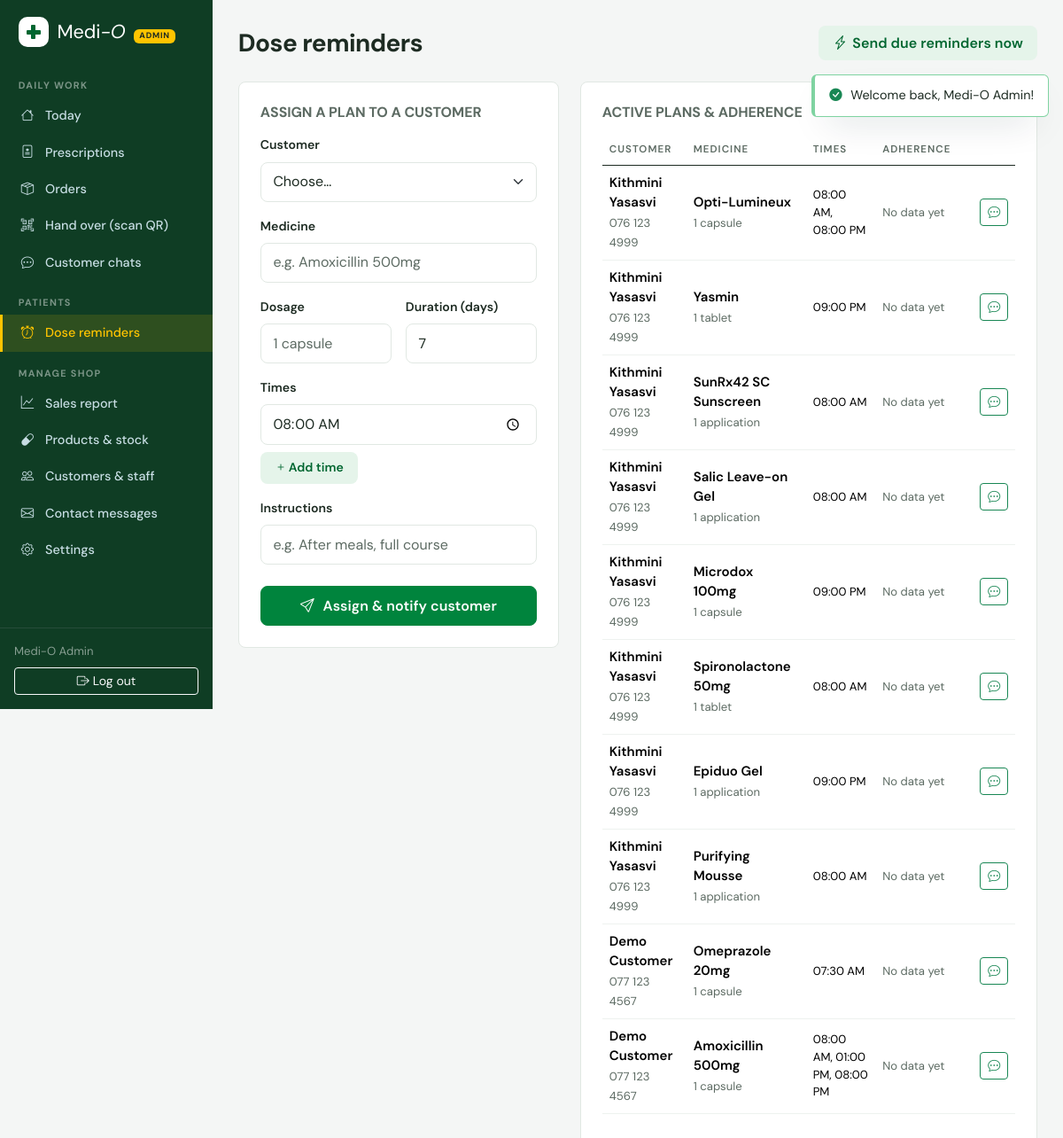
Before: /staff/medications.php (signed in) with the older database file.
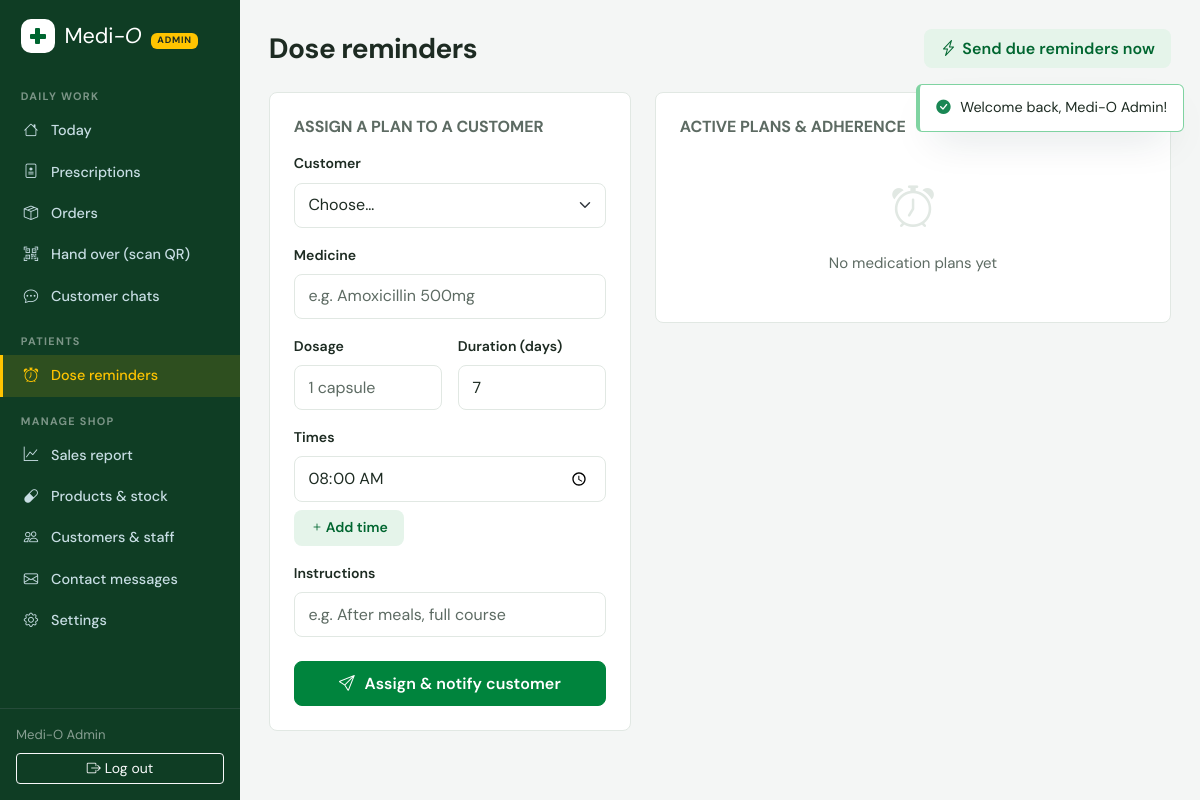
After: the same page with the newer database file.
### tables this page shows
CREATE TABLE `users` (
  `id` int(10) unsigned NOT NULL AUTO_INCREMENT,
  `name` varchar(120) NOT NULL,
  `email` varchar(190) DEFAULT NULL,
  `phone` varchar(20) DEFAULT NULL,
  `password_hash` varchar(255) DEFAULT NULL,
  `google_id` varchar(64) DEFAULT NULL,
  `avatar` varchar(500) DEFAULT NULL,
  `address` text DEFAULT NULL,
  `role` enum('customer','pharmacist','admin') NOT NULL DEFAULT 'customer',
  `qr_token` char(40) NOT NULL,
  `email_verified` tinyint(1) NOT NULL DEFAULT 0,
  `phone_verified` tinyint(1) NOT NULL DEFAULT 0,
  `reset_token` varchar(64) DEFAULT NULL,
  `reset_expires` datetime DEFAULT NULL,
  `created_at` timestamp NOT NULL DEFAULT current_timestamp(),
  PRIMARY KEY (`id`),
  UNIQUE KEY `uq_users_qr` (`qr_token`),
  UNIQUE KEY `uq_users_email` (`email`),
  UNIQUE KEY `uq_users_phone` (`phone`),
  UNIQUE KEY `uq_users_google` (`google_id`)
);

CREATE TABLE `medications` (
  `id` int(10) unsigned NOT NULL AUTO_INCREMENT,
  `user_id` int(10) unsigned NOT NULL,
  `prescription_id` int(10) unsigned DEFAULT NULL,
  `name` varchar(200) NOT NULL,
  `dosage` varchar(100) DEFAULT NULL,
  `instructions` text DEFAULT NULL,
  `start_date` date NOT NULL,
  `end_date` date DEFAULT NULL,
  `active` tinyint(1) NOT NULL DEFAULT 1,
  `created_by` int(10) unsigned DEFAULT NULL,
  `created_at` timestamp NOT NULL DEFAULT current_timestamp(),
  PRIMARY KEY (`id`),
  KEY `idx_med_user` (`user_id`),
  KEY `fk_med_rx` (`prescription_id`),
  KEY `fk_med_creator` (`created_by`),
  CONSTRAINT `fk_med_creator` FOREIGN KEY (`created_by`) REFERENCES `users` (`id`) ON DELETE SET NULL,
  CONSTRAINT `fk_med_rx` FOREIGN KEY (`prescription_id`) REFERENCES `prescriptions` (`id`) ON DELETE SET NULL,
  CONSTRAINT `fk_med_user` FOREIGN KEY (`user_id`) REFERENCES `users` (`id`) ON DELETE CASCADE
);

### includes/helpers.php (called while the page is built, shortened)
<?php
function e(?string $s): string
{
    return htmlspecialchars($s ?? '', ENT_QUOTES, 'UTF-8');
}
function url(string $path = ''): string
{
    return BASE_URL . '/' . ltrim($path, '/');
}
function pretty_phone(?string $phone): string
{
    if (preg_match('/^94(\d{2})(\d{3})(\d{4})$/', $phone, $m)) {
        return '0' . $m[1] . ' ' . $m[2] . ' ' . $m[3];
    }
    return $phone;
}

### includes/db.php (called while the page is built)
<?php
function db(): PDO
{
    static $pdo = null;
    if ($pdo === null) {
        $pdo = new PDO(
            'mysql:host=' . DB_HOST . ';dbname=' . DB_NAME . ';charset=utf8mb4',
            DB_USER,
            DB_PASS,
            [
                PDO::ATTR_ERRMODE => PDO::ERRMODE_EXCEPTION,
                PDO::ATTR_DEFAULT_FETCH_MODE => PDO::FETCH_ASSOC,
                PDO::ATTR_EMULATE_PREPARES => false,
            ]
        );
    }
    return $pdo;
}
function q(string $sql, array $params = []): PDOStatement
{
    $st = db()->prepare($sql);
    $st->execute($params);
    return $st;
}
function q_one(string $sql, array $params = []): ?array
{
    $row = q($sql, $params)->fetch();
    return $row === false ? null : $row;
}
function q_all(string $sql, array $params = []): array
{
    return q($sql, $params)->fetchAll();
}
function q_val(string $sql, array $params = [])
{
    $v = q($sql, $params)->fetchColumn();
    return $v === false ? null : $v;
}

### includes/auth.php (called while the page is built, shortened)
<?php
function current_user(): ?array
{
    static $user = false;
    if ($user === false) {
        $user = null;
        if (!empty($_SESSION['user_id'])) {
            $user = q_one('SELECT * FROM users WHERE id = ?', [$_SESSION['user_id']]);
        }
    }
    return $user;
}
function is_admin(): bool
{
    $u = current_user();
    return $u && $u['role'] === 'admin';
}
function require_login(): array
{
    $u = current_user();
    return $u;
}
function require_staff(): array
{
    $u = require_login();
    return $u;
}

### staff/medications.php (the view, shortened to what this page needs)
<?php
require_once __DIR__ . '/../components/staff-header.php';
$plans = q_all("SELECT m.*, u.name AS customer, u.phone,
                GROUP_CONCAT(TIME_FORMAT(t.time_of_day,'%h:%i %p') ORDER BY t.time_of_day SEPARATOR ', ') AS times,
                (SELECT COUNT(*) FROM medication_logs l WHERE l.medication_id=m.id AND l.status='taken') AS taken,
                (SELECT COUNT(*) FROM medication_logs l WHERE l.medication_id=m.id AND l.status IN ('taken','skipped','sent')) AS total
                FROM medications m
                JOIN users u ON u.id=m.user_id
                LEFT JOIN medication_times t ON t.medication_id=m.id
                GROUP BY m.id ORDER BY m.id DESC LIMIT 100");
?>
<div class="d-flex flex-wrap justify-content-between align-items-center gap-2 mb-4">
  <h1 class="h3 fw-bold mb-0">Dose reminders</h1>
  <a class="btn mo-btn-soft" href="<?= url('cron/send-reminders.php') ?>" target="_blank">
    <i class="bi bi-lightning-charge me-1"></i>Send due reminders now</a>
</div>
<div class="row g-4">
  <div class="col-lg-5">
    <div class="mo-card p-4">
      <h2 class="h6 fw-bold text-uppercase text-muted mb-3">Assign a plan to a customer</h2>
      <form method="post">
        <div class="mb-3">
          <label class="form-label fw-semibold">Customer</label>
          <select name="user_id" class="form-select" required>
            <option value="">Choose…</option>
          </select>
        </div>
        <div class="mb-3">
          <label class="form-label fw-semibold">Medicine</label>
          <input name="name" class="form-control" required placeholder="e.g. Amoxicillin 500mg">
        </div>
        <div class="row g-3 mb-3">
          <div class="col-6">
            <label class="form-label fw-semibold">Dosage</label>
            <input name="dosage" class="form-control" placeholder="1 capsule">
          </div>
          <div class="col-6">
            <label class="form-label fw-semibold">Duration (days)</label>
            <input type="number" name="days" class="form-control" value="7" min="1" max="365">
          </div>
        </div>
        <div class="mb-3">
          <label class="form-label fw-semibold">Times</label>
          <div id="timesBox" class="d-flex flex-column gap-2">
            <input type="time" name="times[]" class="form-control" value="08:00" required>
          </div>
          <button type="button" class="btn btn-sm mo-btn-soft mt-2" id="addTime"><i class="bi bi-plus"></i> Add time</button>
        </div>
        <div class="mb-4">
          <label class="form-label fw-semibold">Instructions</label>
          <input name="instructions" class="form-control" placeholder="e.g. After meals, full course">
        </div>
        <button class="btn mo-btn w-100"><i class="bi bi-send me-2"></i>Assign &amp; notify customer</button>
      </form>
    </div>
  </div>
  <div class="col-lg-7">
    <div class="mo-card p-4">
      <h2 class="h6 fw-bold text-uppercase text-muted mb-3">Active plans &amp; adherence</h2>
      <?php if (!$plans): ?>
        <div class="mo-empty py-4"><i class="bi bi-alarm"></i>No medication plans yet</div>
      <?php else: ?>
        <div class="table-responsive">
          <table class="table mo-table table-hover align-middle">
            <thead><tr><th>Customer</th><th>Medicine</th><th>Times</th><th>Adherence</th><th></th></tr></thead>
            <tbody>
              <?php foreach ($plans as $p):
                  $pct = $p['total'] > 0 ? round($p['taken'] / $p['total'] * 100) : null; ?>
                <tr class="<?= $p['active'] ? '' : 'opacity-50' ?>">
                  <td>
                    <div class="fw-semibold"><?= e($p['customer']) ?></div>
                    <small class="text-muted"><?= e(pretty_phone($p['phone'])) ?></small>
                  </td>
                  <td>
                    <div class="fw-semibold"><?= e($p['name']) ?></div>
                    <small class="text-muted"><?= e($p['dosage'] ?? '') ?></small>
                  </td>
                  <td class="small"><?= e($p['times'] ?? '—') ?></td>
                  <td style="min-width:110px">
                    <?php if ($pct === null): ?>
                      <span class="text-muted small">No data yet</span>
                    <?php else: ?>
                      <div class="progress" style="height:8px"><div class="progress-bar <?= $pct >= 70 ? 'bg-success' : ($pct >= 40 ? 'bg-warning' : 'bg-danger') ?>" style="width:<?= $pct ?>%"></div></div>
                      <small class="text-muted"><?= $p['taken'] ?>/<?= $p['total'] ?> doses (<?= $pct ?>%)</small>
                    <?php endif; ?>
                  </td>
                  <td>
                    <?php if ($p['phone']): ?>
                      <a class="btn btn-sm btn-outline-success" target="_blank" rel="noopener"
                         href="<?= url('staff/chat.php?user=' . $p['user_id']) ?>" title="Message in chat">
                        <i class="bi bi-chat-dots"></i></a>
                    <?php endif; ?>
                  </td>
                </tr>
              <?php endforeach; ?>
            </tbody>
          </table>
        </div>
      <?php endif; ?>
    </div>
  </div>
</div>
<?php require_once __DIR__ . '/../components/staff-footer.php'; ?>

### components/staff-header.php (shortened to what this page needs)
<?php
$staff = require_staff();
$pendingRx = (int)q_val("SELECT COUNT(*) FROM prescriptions WHERE status='pending'");
$openOrders = (int)q_val("SELECT COUNT(*) FROM orders WHERE status IN ('placed','processing')");
$unreadChats = (int)q_val('SELECT COALESCE(SUM(staff_unread),0) FROM chat_conversations');
$nav = [
    'Daily work' => [
        ['staff/index.php', 'bi-house', 'Today', null],
        ['staff/prescriptions.php', 'bi-file-medical', 'Prescriptions', $pendingRx],
        ['staff/orders.php', 'bi-box-seam', 'Orders', $openOrders],
        ['staff/scan.php', 'bi-qr-code-scan', 'Hand over (scan QR)', null],
        ['staff/chat.php', 'bi-chat-dots', 'Customer chats', $unreadChats],
    ],
    'Patients' => [
        ['staff/medications.php', 'bi-alarm', 'Dose reminders', null],
    ],
];
if (is_admin()) {
    $nav['Manage shop'] = [
        ['admin/index.php', 'bi-graph-up', 'Sales report', null],
        ['admin/products.php', 'bi-capsule', 'Products & stock', null],
        ['admin/users.php', 'bi-people', 'Customers & staff', null],
        ['admin/inquiries.php', 'bi-envelope', 'Contact messages', null],
        ['admin/settings.php', 'bi-gear', 'Settings', null],
    ];
}
$curPath = substr($_SERVER['SCRIPT_NAME'], strlen(parse_url(BASE_URL, PHP_URL_PATH) ?: '') + 1);
?>
<!DOCTYPE html>
<html lang="en">
<head>
<link href="https://cdn.jsdelivr.net/npm/bootstrap@5.3.3/dist/css/bootstrap.min.css" rel="stylesheet">
<link href="https://cdn.jsdelivr.net/npm/bootstrap-icons@1.11.3/font/bootstrap-icons.min.css" rel="stylesheet">
<link href="<?= url('assets/css/app.css') ?>?v=<?= filemtime(dirname(__DIR__) . '/assets/css/app.css') ?>" rel="stylesheet">
</head>
<body>
<div class="mo-staff-wrap">
  <aside class="mo-sidebar">
    <a class="brand" href="<?= url('index.php') ?>">
      <span class="mo-logo"><i class="bi bi-capsule"></i></span>
      <span>Medi<em>-O</em> <span class="badge ms-1" style="font-size:.58rem;font-family:var(--sans);background:var(--butter);color:var(--ink);letter-spacing:.08em"><?= is_admin() ? 'ADMIN' : 'STAFF' ?></span></span>
    </a>
    <nav class="d-flex flex-column flex-lg-column flex-row flex-grow-1" style="min-width:0">
      <?php $here = isset($active) ? dirname($curPath) . '/' . $active : $curPath;
      foreach ($nav as $group => $links): ?>
        <div class="nav-group"><?= e($group) ?></div>
        <?php foreach ($links as [$href, $icon, $label, $badge]): ?>
          <a class="nav-item <?= $href === $here ? 'active' : '' ?>" href="<?= url($href) ?>">
            <i class="bi <?= $icon ?>"></i><span><?= $label ?></span>
          </a>
        <?php endforeach; ?>
      <?php endforeach; ?>
    </nav>
    <div class="sidebar-footer p-3 border-top border-secondary border-opacity-25">
      <div class="small text-white-50 mb-2"><?= e($staff['name']) ?></div>
      <a href="<?= url('logout.php') ?>" class="btn btn-sm btn-outline-light w-100"><i class="bi bi-box-arrow-right me-1"></i>Log out</a>
    </div>
  </aside>
  <main class="mo-staff-main">
    <div class="mo-toasts" id="toasts"></div>

### components/staff-footer.php (shortened to what this page needs)
  </main>
</div>
</body>
</html>

Changed rows visible on the page:
removed medications: user.name "Kithmini Yasasvi", user.phone "076 123 4999", name "Opti-Lumineux", dosage "1 capsule", times "08:00 AM, 08:00 PM"
removed medications: user.name "Kithmini Yasasvi", user.phone "076 123 4999", name "Yasmin", dosage "1 tablet", times "09:00 PM"
removed medications: user.name "Kithmini Yasasvi", user.phone "076 123 4999", name "SunRx42 SC Sunscreen", dosage "1 application", times "08:00 AM"
removed medications: user.name "Kithmini Yasasvi", user.phone "076 123 4999", name "Salic Leave-on Gel", dosage "1 application", times "08:00 AM"
removed medications: user.name "Kithmini Yasasvi", user.phone "076 123 4999", name "Microdox 100mg", dosage "1 capsule", times "09:00 PM"
removed medications: user.name "Kithmini Yasasvi", user.phone "076 123 4999", name "Spironolactone 50mg", dosage "1 tablet", times "08:00 AM"
removed medications: user.name "Kithmini Yasasvi", user.phone "076 123 4999", name "Epiduo Gel", dosage "1 application", times "09:00 PM"
removed medications: user.name "Kithmini Yasasvi", user.phone "076 123 4999", name "Purifying Mousse", dosage "1 application", times "08:00 AM"
removed medications: user.name "Demo Customer", user.phone "077 123 4567", name "Omeprazole 20mg", dosage "1 capsule", times "07:30 AM"
removed medications: user.name "Demo Customer", user.phone "077 123 4567", name "Amoxicillin 500mg", dosage "1 capsule", times "08:00 AM, 01:00 PM, 08:00 PM"
Other visible differences:
text no longer shown: "CUSTOMER MEDICINE TIMES ADHERENCE"
text now shown: "No medication plans yet"
